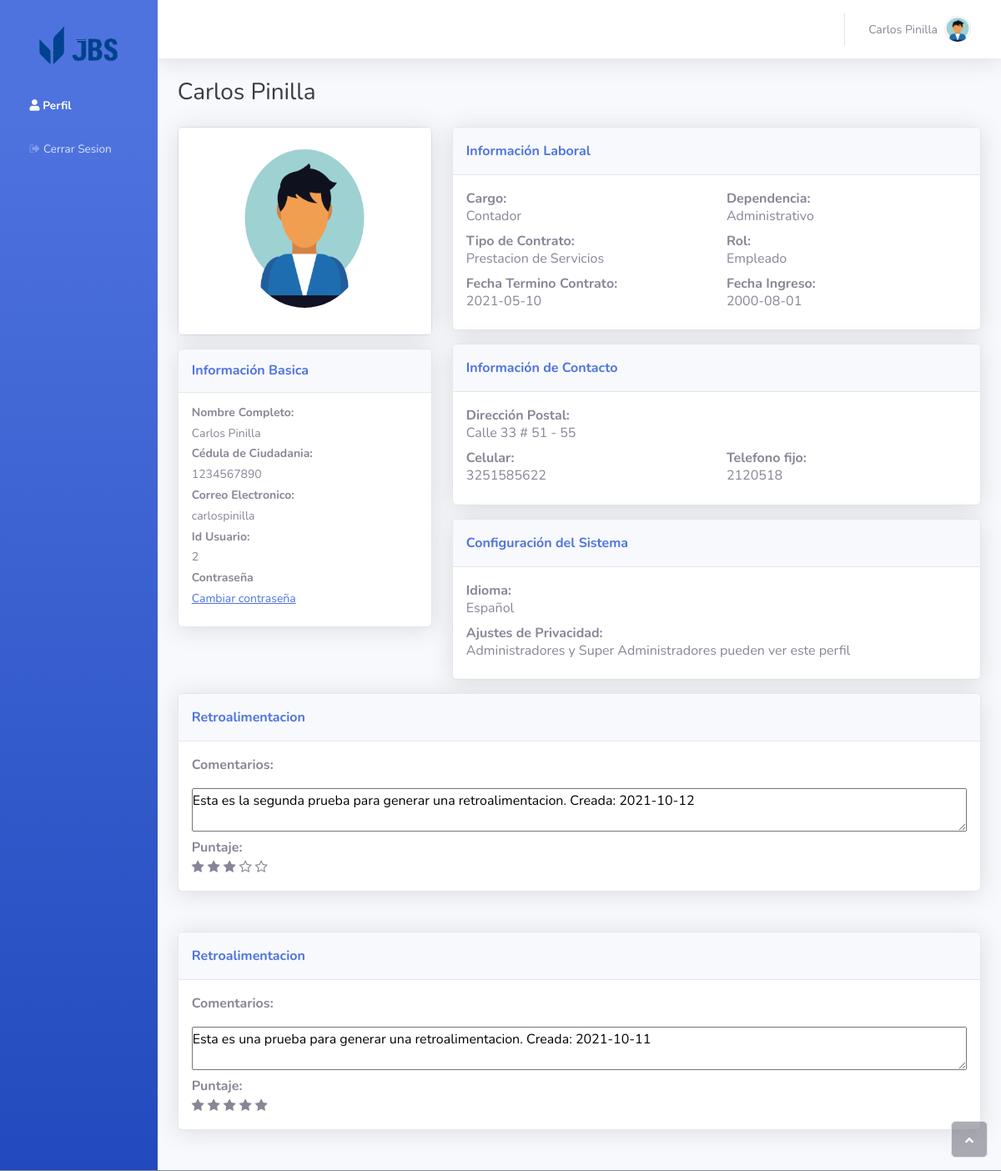
Page /system/profile (signed in) on the committed database.
### flaskr/models/usuario.py (models this page shows, shortened)
class Usuario(UserMixin, sqla.Model):
    idUsuario = sqla.Column(sqla.Integer, primary_key=True, nullable=False)
    correo = sqla.Column(sqla.Text, nullable=False, unique=True)
    password = sqla.Column(sqla.Text, nullable=False)
    nombre = sqla.Column(sqla.Text, nullable=False)
    apellido = sqla.Column(sqla.Text, nullable=False)
    cedula = sqla.Column(sqla.Integer, nullable=False, unique=True)
    fecha_ingreso = sqla.Column(sqla.DateTime, nullable=False)
    fecha_contrato = sqla.Column(sqla.DateTime, nullable=False)
    tipo_contrato = sqla.Column(sqla.Text, nullable=False)
    cargo = sqla.Column(sqla.Text, nullable=False)
    dependencia = sqla.Column(sqla.Text, nullable=False)
    salario = sqla.Column(sqla.Float, nullable=False)
    estado = sqla.Column(sqla.Boolean, nullable=False, default=1)
    uuid = sqla.Column(sqla.String(64), nullable=False, default=lambda: str(uuid4()))
    idRol = sqla.Column(sqla.Integer, sqla.ForeignKey('rol.idRol'), nullable=False)
    nombreRol = sqla.relationship('Rol', backref=sqla.backref('usuarios', lazy=True))
    direccion = sqla.Column(sqla.String, nullable=False)
    celular = sqla.Column(sqla.Integer, nullable=False)
    telefono = sqla.Column(sqla.Integer, nullable=False)
    image = sqla.Column(sqla.Text, nullable=False)

### flaskr/models/rol.py (models this page shows)
class Rol(sqla.Model):
    idRol = sqla.Column(sqla.Integer, primary_key=True, nullable=False)
    tipo = sqla.Column(sqla.Text, nullable=False, unique=True)
    def __repr__(self):
        return self.tipo

### flaskr/models/retroalimentacion.py (models this page shows, shortened)
class Retroalimentacion(sqla.Model):
    idRetroalimentacion = sqla.Column(sqla.Integer, primary_key=True, nullable=False)
    idEmpleado = sqla.Column(sqla.Integer, sqla.ForeignKey('usuario.idUsuario'), nullable=False)
    idAdministrador = sqla.Column(sqla.Text, sqla.ForeignKey('usuario.idUsuario'), nullable=False)
    comentario = sqla.Column(sqla.Text, nullable=False)
    puntaje = sqla.Column(sqla.Integer, nullable=False)
    fecha = sqla.Column(sqla.DateTime, nullable=False, default=datetime.utcnow)

### flaskr/system.py (the view, shortened to what this page needs)
@bp.route("/profile", methods=("GET", "POST"))
@login_required
def profile():
    form = ChangePassword()
    if current_user.idRol == 3:
        retroalimentaciones = Retroalimentacion.query.filter_by(idEmpleado=current_user.idUsuario).order_by(Retroalimentacion.fecha.desc()).all()
        return render_template('system/profile.html', retroalimentaciones=retroalimentaciones, form=form)
    return render_template('system/profile.html', form=form)

### flaskr/forms.py
class ChangePassword(FlaskForm):
    oldpassword = PasswordField('* Contraseña antigua', validators=[InputRequired()])
    password = PasswordField('* Nueva contraseña', validators=[InputRequired(), EqualTo('confirm', message='Contraseñas deben ser iguales')])
    confirm  = PasswordField('* Confirmar nueva contraseña')
    submit = SubmitField("Cambiar contraseña")

### flaskr/models/usuario.py (called while the page is built)
@login_manager.user_loader
def load_user(user_uuid):
    return Usuario.query.filter_by(uuid=user_uuid).first()

### flaskr/templates/system/profile.html (shortened to what this page needs)
{% extends 'base_after.html' %}
{% set active_page = 'Profile' %}
{% from "_flash_messages.html" import flash_messages %}
{% block container %}
<h3 class="text-dark mb-4">{{ current_user.nombre }} {{ current_user.apellido }}</h3>
<div class="row mb-3">
    <div class="col-lg-4">
        <div class="card mb-3">
            <div class="card-body text-center shadow">
                <div class="mb-3">
                    <img class="rounded-circle" width="160" height="200" src="{% if current_user.image %} {{ url_for('system.uploads', filename=current_user.image) }} {% else %} {{ url_for('static', filename='img/avatars/avatar.jpeg') }} {% endif %}">
                </div>
            </div>
        </div>
        <div class="card shadow mb-4">
            <div class="card-header py-3">
                <h6 class="text-primary fw-bold m-0">Información Basica</h6>
            </div>
            <div class="card-body">
                <h4 class="small fw-bold">Nombre Completo:</h4>
                <h4 class="small">{{ current_user.nombre }} {{ current_user.apellido }}</h4>
                <h4 class="small fw-bold">Cédula de Ciudadania:</h4>
                <h4 class="small">{{ current_user.cedula }}</h4>
                <h4 class="small fw-bold">Correo Electronico:</h4>
                <h4 class="small">{{ current_user.correo }}</h4>
                <h4 class="small fw-bold">Id Usuario:</h4>
                <h4 class="small">{{ current_user.idUsuario }}</h4>
                <h4 class="small fw-bold">Contraseña<br></h4>
                <a class="card-link" href="#offcanvas-1" data-bs-toggle="offcanvas" role="button" aria-controls="offcanvas-1">
                    <h4 class="small">Cambiar contraseña</h4>
                </a>
            </div>
        </div>
    </div>
    <div class="col-lg-8">
        <div class="row">
            <div class="col">
                <div class="card shadow mb-3">
                    <div class="card-header py-3">
                        <p class="text-primary m-0 fw-bold">Información Laboral</p>
                    </div>
                    <div class="card-body">
                        <div class="row">
                            <div class="col" style="text-align: left;margin: auto;">
                                <div>
                                    <p class="text-secondary fw-bold" style="margin: auto;">Cargo:</p>
                                    <h6>{{ current_user.cargo }}</h6>
                                </div>
                            </div>
                            <div class="col" style="text-align: left;margin: auto;">
                                <div>
                                    <p class="text-secondary fw-bold" style="margin: auto;">Dependencia:</p>
                                    <h6>{{ current_user.dependencia }}</h6>
                                </div>
                            </div>
                        </div>
                        <div class="row">
                            <div class="col" style="text-align: left;margin: auto;">
                                <div>
                                    <p class="text-secondary fw-bold" style="margin: auto;">Tipo de Contrato:</p>
                                    <h6>{{ current_user.tipo_contrato }}</h6>
                                </div>
                            </div>
                            <div class="col" style="text-align: left;margin: auto;">
                                <div>
                                    <p class="text-secondary fw-bold" style="margin: auto;">Rol:</p>
                                    <h6>{{ current_user.nombreRol }}</h6>
                                </div>
                            </div>
                        </div>
                        <div class="row">
                            <div class="col" style="text-align: left;margin: auto;">
                                <div>
                                    <p class="text-secondary fw-bold" style="margin: auto;">Fecha Termino Contrato:</p>
                                    <h6>{{ current_user.fecha_contrato.strftime('%Y-%m-%d') }}</h6>
                                </div>
                            </div>
                            <div class="col" style="text-align: left;margin: auto;">
                                <div>
                                    <p class="text-secondary fw-bold" style="margin: auto;">Fecha Ingreso:</p>
                                    <h6>{{ current_user.fecha_ingreso.strftime('%Y-%m-%d') }}</h6>
                                </div>
                            </div>
                        </div>
                    </div>
                </div>
                <div class="card shadow" style="margin-bottom: 16px;">
                    <div class="card-header py-3">
                        <p class="text-primary m-0 fw-bold">Información de Contacto</p>
                    </div>
                    <div class="card-body">
                        <div>
                            <p class="text-secondary fw-bold" style="margin: auto;">Dirección Postal:</p>
                            <h6> {{ current_user.direccion }}</h6>
                        </div>
                        <div class="row">
                            <div class="col" style="text-align: left;margin: auto;">
                                <div>
                                    <p class="text-secondary fw-bold" style="margin: auto;">Celular:</p>
                                    <h6> {{ current_user.celular }} </h6>
                                </div>
                            </div>
                            <div class="col" style="text-align: left;margin: auto;">
                                <div>
                                    <p class="text-secondary fw-bold" style="margin: auto;">Telefono fijo:</p>
                                    <h6> {{ current_user.telefono }}</h6>
                                </div>
                            </div>
                        </div>
                    </div>
                </div>
                <div class="card shadow">
                    <div class="card-header py-3">
                        <p class="text-primary m-0 fw-bold">Configuración del Sistema</p>
                    </div>
                    <div class="card-body">
                        <div>
                            <p class="text-secondary fw-bold" style="margin: auto;">Idioma:</p>
                            <h6>Español</h6>
                        </div>
                        <div>
                            {% if current_user.idRol == 3 %}
                                <p class="text-secondary fw-bold" style="margin: auto;">Ajustes de Privacidad:</p>
                                <h6>Administradores y Super Administradores pueden ver este perfil&nbsp;</h6>
                            {% else %}
                                <p class="text-secondary fw-bold" style="margin: auto;">Ajustes de Privacidad:</p>
                                <h6>Solo los Super Administradores pueden ver este perfil&nbsp;</h6>
                            {% endif %}
                        </div>
                    </div>
                </div>
                {% set flashes = get_flashed_messages(with_categories=true) %}
            </div>
        </div>
    </div>
</div>
{% if current_user.idRol == 3 %}
    {% for r in retroalimentaciones %}
        <div class="card shadow mb-5">
            <div class="card-header py-3">
                <p class="text-primary m-0 fw-bold">Retroalimentacion</p>
            </div>
                <div class="card-body">
                    <div class="mb-3" style="margin-bottom: 6px;">
                        <p class="text-secondary fw-bold" style="margin: auto;">Comentarios:</p>
                    </div>
                    <div><textarea readonly id="signature" rows="" name="signature" style="width: 100%;height: 100%;padding-bottom: 0px;padding-left: 0px;padding-right: 0px;">{{ r.comentario }}. Creada: {{r.fecha.strftime('%Y-%m-%d')}}</textarea></div>
                    <div class="col">
                        <p class="text-secondary fw-bold" style="margin: auto;">Puntaje:</p>
                        <div class="row">
                            <div class="col">
                                {% for x in range(1,6) %}
                                    {% if x <= r.puntaje %}
                                        <i class="fa fa-star" id="score" value="{{ x }}"></i>
                                    {% else %}
                                        <i class="fa fa-star-o" id="score" value="{{ x }}"></i>
                                    {% endif %}
                                {% endfor %}
                            </div>
                        </div>
                    </div>
                </div>
        </div>
    {% endfor %}
{% endif %}
{% endblock %}

### flaskr/templates/base_after.html (shortened to what this page needs)
{% extends 'base.html' %}
{% block body %}
<body id="page-top" style="border-bottom-width: 1px;border-bottom-style: solid;">
    <div id="wrapper">
        <nav class="navbar navbar-dark align-items-start sidebar sidebar-dark accordion bg-gradient-primary p-0" style="width: 150px;">
            <div class="container-fluid d-flex flex-column p-0">
                <a class="navbar-brand d-flex justify-content-center align-items-center sidebar-brand m-0" style="width: 150px;height: 100px;margin: auto">
                    <img src="/static/img/logo.png" style="width: 100px;min-width: 70px; display: block;margin: auto;border-radius: 26px;">
                </a>
                <ul class="navbar-nav text-light" id="accordionSidebar">
                    <li class="nav-item"><a style="width: 150px;" class="nav-link {{'active' if active_page == 'Profile' else ''}}" href="{{ url_for('system.profile') }}"><i class="fas fa-user"></i><span>Perfil</span></a></li>
                    <li class="nav-item"><a style="width: 150px;" class="nav-link " href="{{ url_for('auth.logout') }}"><i class="fa fa-sign-out"></i><span>Cerrar Sesion</span></a></li>
                </ul>
            </div>
        </nav>
        <div class="d-flex flex-column" id="content-wrapper">
            <div id="content">
                <nav class="navbar navbar-light navbar-expand bg-white shadow mb-4 topbar static-top">
                    <div class="container-fluid">
                        <ul class="navbar-nav flex-nowrap ms-auto">
                            <li class="nav-item dropdown no-arrow">
                                <div class="nav-item dropdown no-arrow">
                                    <a class="dropdown-toggle nav-link" aria-expanded="false" data-bs-toggle="dropdown" href="#">
                                        <span class="d-none d-lg-inline me-2 text-gray-600 small">{{current_user.nombre}} {{ current_user.apellido }}</span>
                                        <img class="rounded-circle border img-profile" src="{% if current_user.image %} {{ url_for('system.uploads', filename=current_user.image) }} {% else %} {{ url_for('static', filename='img/avatars/avatar.jpeg') }} {% endif %}">
                                    </a>
                                </div>
                            </li>
                        </ul>
                    </div>
                </nav>
                <div class="container-fluid">
                    {% block container %} {% endblock %}
                </div>
            </div>
        </div>
        <a class="border rounded d-inline scroll-to-top" href="#page-top">
            <i class="fas fa-angle-up"></i>
        </a>
    </div>
</body>
{% endblock %}

### flaskr/templates/base.html (shortened to what this page needs)
<!DOCTYPE html>
<html>
<head>
    <link rel="stylesheet" href="{{ url_for('static', filename='bootstrap/css/bootstrap.min.css') }}">
    <link rel="stylesheet" href="{{ url_for('static', filename='css/Navigation-with-Search.css') }}">
    <link rel="stylesheet" href="{{ url_for('static', filename='css/untitled.css') }}">
    <link rel="stylesheet" href="{{ url_for('static', filename='css/Login-Form-Clean.css') }}">
    <link rel="stylesheet" href="{{ url_for('static', filename='fonts/fontawesome5-overrides.min.css') }}">
    <link rel="stylesheet" href="{{ url_for('static', filename='fonts/fontawesome-all.min.css') }}">
    <link rel="stylesheet" href="{{ url_for('static', filename='fonts/font-awesome.min.css') }}">
    <link rel="stylesheet" href="{{ url_for('static', filename='fonts/ionicons.min.css') }}">
</head>
{% block body %}
{% endblock %}
</html>

### flaskr/static/css/Login-Form-Clean.css (style rules this page uses)
@media (max-width:1366px) { * { box-sizing: border-box; } }
@media (max-width:1366px) { body { margin: 0; background-color: #204862 } }

### rows in the picture
Usuario: nombre "Carlos", apellido "Pinilla", cedula "1234567890", correo "carlospinilla", idUsuario "2", cargo "Contador", dependencia "Administrativo", tipo_contrato "Prestacion de Servicios", fecha_contrato "2021-05-10", fecha_ingreso "2000-08-01", direccion "Calle 33 # 51 - 55", celular "3251585622", telefono "2120518"
Rol: nombreRol "Empleado"
Retroalimentacion: signature "Esta es la segunda prueba para generar una retroalimentacion. Creada: 2021-10-12", puntaje 3 (drawn)
Retroalimentacion: signature "Esta es una prueba para generar una retroalimentacion. Creada: 2021-10-11", puntaje 5 (drawn)
